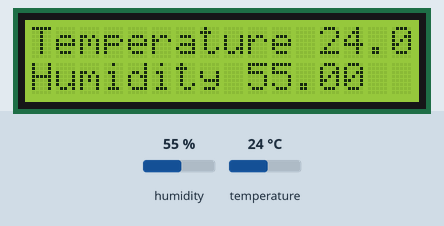
Simulated run of this sketch. Board: Arduino Uno, built with avr-gcc and run on an emulated ATmega328P. Shown: 16×2 character LCD. Inputs (shaded band) come from the test bench; at power-on: humidity 55 %, temperature 24 °C.

Above: at 1.2 s.
1.3 s: humidity set to 22 %
At 2.9 s:
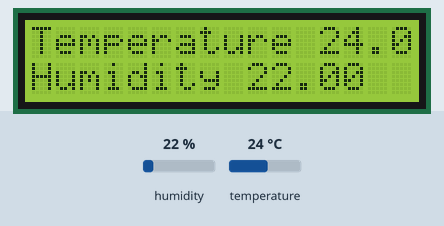
6.8 s: temperature set to 12 °C
At 9.0 s:
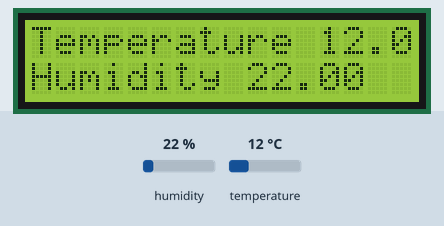
9.9 s: humidity set to 40 %
At 11.3 s:
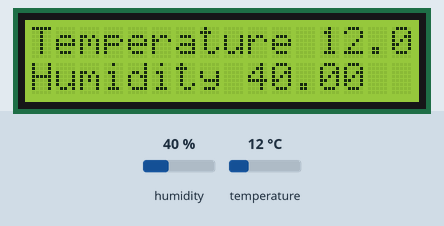
12.7 s: temperature set to 19 °C
At 15.2 s:
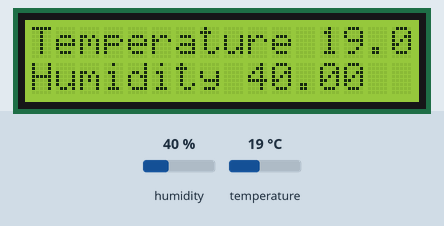
Timing chart, 0 to 16.7 s (numbered marks = the images above; inputs shaded):
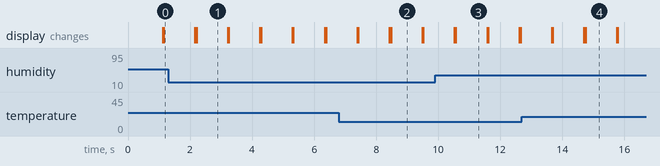

The sketch:

dhtLcd.ino
```cpp
#include<DHT.h>
#include<LiquidCrystal_I2C.h>
int pin =2;
#define DHTTYPE DHT11
DHT dht (pin,DHTTYPE);//DHT is class And dht is the object
float t,h;
LiquidCrystal_I2C lcd (0x3F,16,2);
void setup() {
  // put your setup code here, to run once:
Serial.begin(9600);// 9600 is baudrate of communication . starts the communication
dht.begin();
lcd.init();
lcd.backlight();
}

void loop() {
  // put your main code here, to run repeatedly:
t= dht.readTemperature();
h=dht.readHumidity();

lcd.setCursor(0,0);
lcd.print("Temperature ");
lcd.print(t);
lcd.setCursor(0,1);
lcd.print("Humidity ");
lcd.print(h);
delay(1000);
lcd.clear();
}
```

Measured:
- after the input at 1.3 s, the display: first differs from a run without the input after 0.91 s (image 1)
- after the input at 6.8 s, the display: first differs from a run without the input after 1.7 s (image 2)
- after the input at 9.9 s, the display: first differs from a run without the input after 0.67 s (image 3)
- after the input at 12.7 s, the display: first differs from a run without the input after 2.1 s (image 4)
- what the display in image 1 shows lasts 1.0 s, from 2.2 s to 3.2 s
